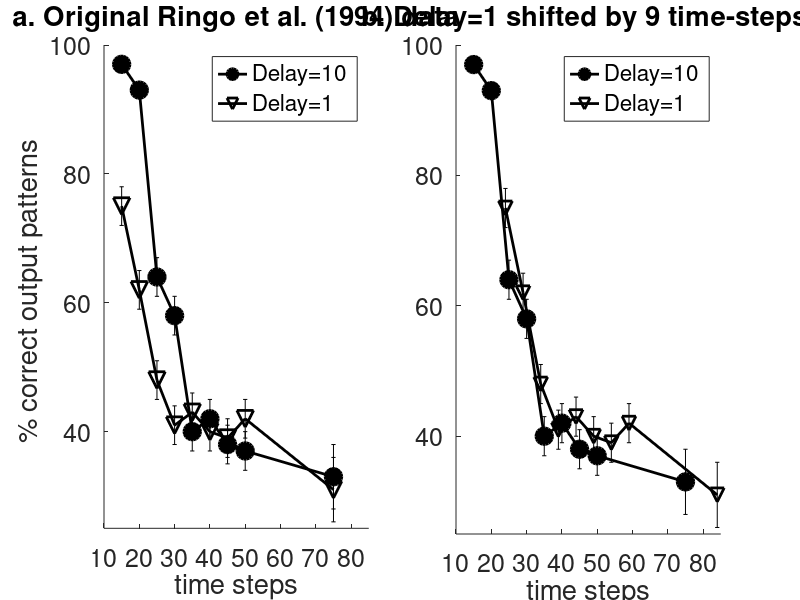

Source code (MATLAB):
ringo_etal_1994_data = [97  93  64 58 40 42 38 37 33
                        75  62  48 41 43 40 39 42 31];
ringo_etal_1994_err  = [1.2 1.2  3  3  3  3  3  3  5
                          3   3  3  3  3  3  3  3  5];
     
ringo_etal_1994_t=[15:5:50 75];

figure;
set(gcf, 'Position', [       5         160        1276         514]);

subplot(1,2,1);
hold on;
set(gca, 'LooseInset', get(gca,'TightInset'))
set(gca, 'FontSize', 18);
set(gca, 'xtick', [10:10:80], 'ytick', 40:20:100);
set(gca, 'xlim', [10 85], 'ylim', [25 100]);
plot(ringo_etal_1994_t,ringo_etal_1994_data(1,:), '-ok', 'LineWidth', 2, 'MarkerSize', 12, 'MarkerFaceColor', 'k');
plot(ringo_etal_1994_t,ringo_etal_1994_data(2,:), '-vk', 'LineWidth', 2, 'MarkerSize', 12);
errorbar(ringo_etal_1994_t, ringo_etal_1994_data(1,:), ringo_etal_1994_err(1,:), 'k');
errorbar(ringo_etal_1994_t, ringo_etal_1994_data(2,:), ringo_etal_1994_err(2,:), 'k');
legend({'Delay=10 ' 'Delay=1'});
title('a. Original Ringo et al. (1994) data');
xlabel('time steps');
ylabel('% correct output patterns ')

drawnow;
pos1 = get(gca, 'Position');

subplot(1,2,2);
hold on;
%set(gca, 'Position', [0.55 pos2(2:end)]);%0.2086    0.2799    0.6489])
set(gca, 'FontSize', 18);
set(gca, 'LooseInset', get(gca,'TightInset'))
set(gca, 'xtick', [10:10:80], 'ytick', 40:20:100);
set(gca, 'xlim', [10 85], 'ylim', [25 100]);
plot(ringo_etal_1994_t,  ringo_etal_1994_data(1,:), '-ok', 'LineWidth', 2, 'MarkerSize', 12, 'MarkerFaceColor', 'k');
plot(ringo_etal_1994_t+9,ringo_etal_1994_data(2,:), '-vk', 'LineWidth', 2, 'MarkerSize', 10);
%plot(ringo_etal_1994_t,  ringo_etal_1994_data(2,:), '--vk', 'LineWidth', 1, 'MarkerSize', 10);
errorbar(ringo_etal_1994_t,   ringo_etal_1994_data(1,:), ringo_etal_1994_err(1,:), 'k');
errorbar(ringo_etal_1994_t+9, ringo_etal_1994_data(2,:), ringo_etal_1994_err(2,:), 'k');

legend({'Delay=10 ' 'Delay=1'});
title('b. Delay=1 shifted by 9 time-steps ');
xlabel('time steps');

drawnow;
pos2 = get(gca, 'Position');

set(gca, 'Position', [0.57 pos2(2:end)]);%0.2086    0.2799    0.6489])
